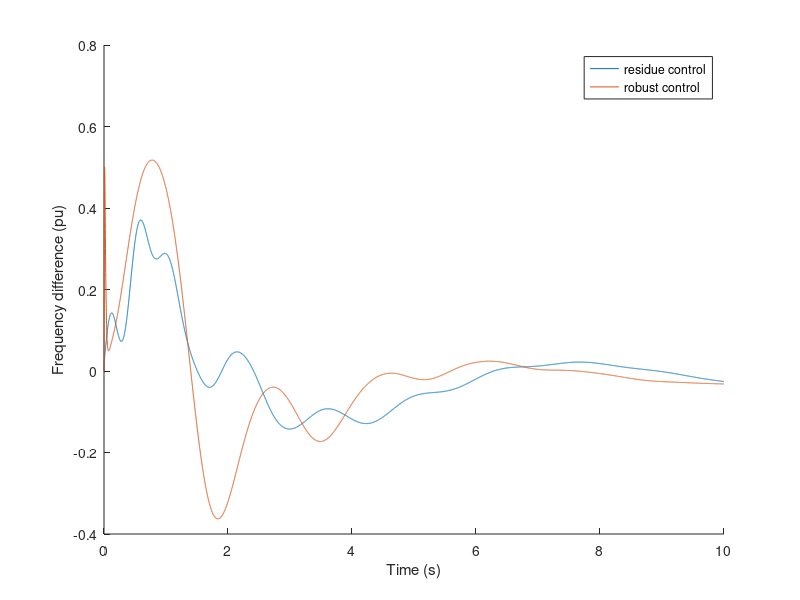

This chart was generated by the following MATLAB code: (Note: this script raises an error after producing the figure.)
%% fig 10.47

clear all; close all; clc;
load('d2aphvdcss.mat');
load('dcpf1cont2.mat');

Fs = 30;                       % sample rate
tt = 0:1/Fs:10;                % time vector for downsampling

fig47_name = './dat/ch10_fig47.dat';

fig47 = figure;
ax471 = subplot(1,1,1,'parent',fig47);
hold(ax471,'on');

sys_dcr = ss(a_mat,b_dcr(:,1),(c_ang(3,:)-c_ang(9,:)),(d_angdcr(3,:)-d_angdcr(9,:)));
rate = 2*pi*60*tf([1 0],(2*pi*60)*[0.01 1]);
c1_n = conv([1,0],conv([0.1,1],[0.1,1]));
c1_d = conv([1,1],conv([0.02,1],[0.02,1]));
sys_c1 = tf(c1_n,c1_d);

sys_dcr_c1 = feedback(sys_dcr*rate,2*sys_c1,1,1,-1);

s_cr = ss(s_cr.a,s_cr.b,s_cr.c,s_cr.d);
sys_dcr_rc = feedback(sys_dcr*rate,s_cr,1,1,1);

%----------------------------------------%
% residue-based control (K=2)

ts = 0:0.001:10;
[y1,t1] = step(sys_dcr_c1,ts);
plot(ax471,t1,y1);

%----------------------------------------%
% robust control (K=1)

[y2,t2] = step(sys_dcr_rc,ts);
plot(ax471,t2,y2);
legend(ax471,{'residue control','robust control'},'location','best');

ylabel(ax471,'Frequency difference (pu)');
xlabel(ax471,'Time (s)');

y_v_dec = interp1(t1,[y1,y2],tt).';  % downsampling

%%
H47 = {'t','y1c1','y2c1','y1c2','y2c2'};
M47 = [tt; y_v_dec];
% 
fid47 = fopen(fig47_name,'w');
fprintf(fid47,'%s,%s,%s,%s,%s\n',H47{:});    % must match number of columns
fprintf(fid47,'%6e,%6e,%6e,%6e,%6e\n',M47);  % must match number of columns
fclose(fid47);

% eof
